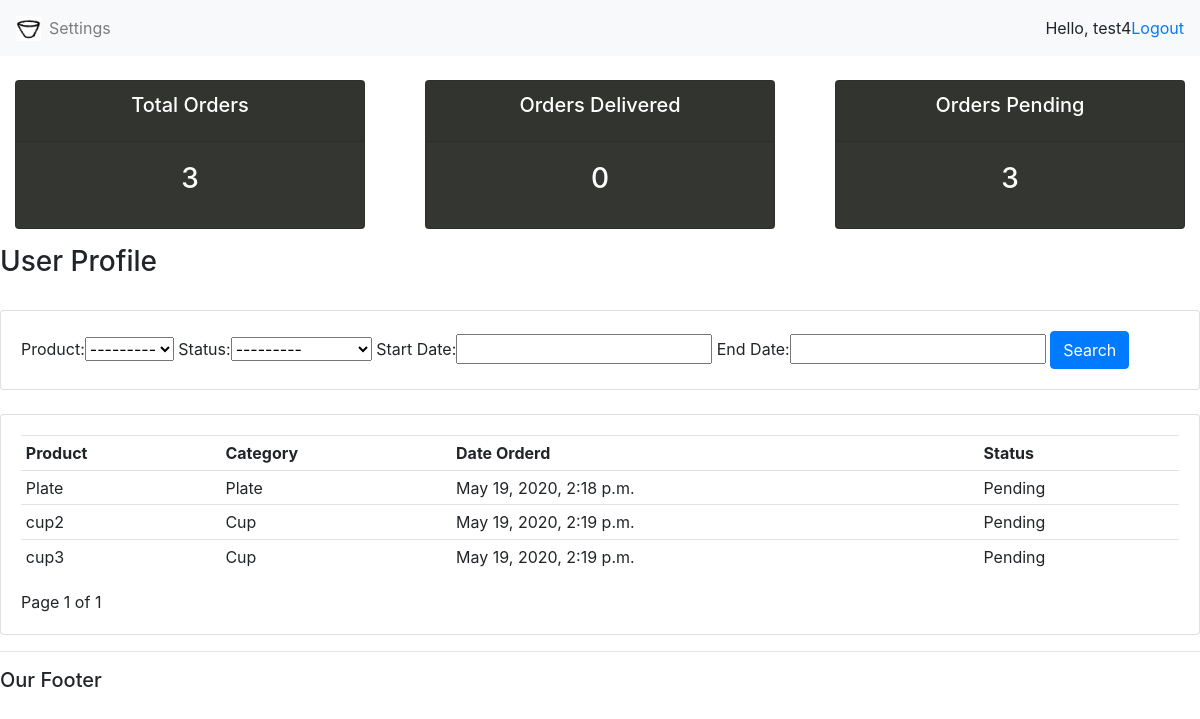
The page /user/ (signed in) on the database its author committed.
### accounts/models.py (models this page shows, shortened)
class Order(models.Model):
    STATUS = (
        ('Pending', 'Pending'),
        ('Out for Delivery', 'Out for Delivery'),
        ('Delivered', 'Delivered')
    )
    customer = models.ForeignKey(Customer, null=True, on_delete=models.SET_NULL)
    product = models.ForeignKey(Product, null=True, on_delete=models.SET_NULL)
    date_created = models.DateTimeField(auto_now_add=True, null=True)
    status = models.CharField(max_length=200, null=True, choices=STATUS)

### store/models.py (models this page shows)
class Product(models.Model):
    CATEGORY = (
        ('Cup', 'Cup'),
        ('Plate', 'Plate'),
        ('Bowl', 'Bowl'),
        ('Vase', 'Vase')
    )
    name = models.CharField(max_length=50, null=True)
    category = models.CharField(max_length=50, null=True, choices=CATEGORY)
    price = models.DecimalField(max_digits=8, decimal_places=2, null=True)
    description = models.TextField(max_length=100, null=True, blank=True)
    date = models.DateField(auto_now_add=True, null=True)
    tags = models.ManyToManyField(Tag)
    def __str__(self):
        return self.name

### accounts/decorators.py (the view)
        def wrapper_func(request, *args, **kwargs):
            group = None
            if request.user.groups.exists():
                group = request.user.groups.all()[0].name
            if group in allowed_roles:
                return view_func(request, *args, **kwargs)
            else:
                return HttpResponse("You are not authorized to view this page.")

### accounts/views.py (called while the page is built)
@login_required(login_url='login')
@allowed_users(allowed_roles=['customer'])
def userPage(request):
    orders = request.user.customer.order_set.all()
    total_orders = orders.count()
    delivered = orders.filter(status="Delivered").count()
    pending = orders.filter(status="Pending").count()
    myFilter = OrderFilter(request.GET, queryset=orders)
    orders = myFilter.qs
    paginator = Paginator(orders, 5)
    page_number = request.GET.get('page')
    page_obj = paginator.get_page(page_number)
    context = {
        'myFilter': myFilter,
        'page_obj': page_obj,
        'total_orders': total_orders,
        'delivered': delivered,
        'pending': pending,
        }
    return render(request, 'accounts/userPage.html', context)

### accounts/templates/accounts/userPage.html (shortened to what this page needs)
{%  extends 'accounts/base.html' %}
{% block content %}
{%  include 'accounts/status.html' %}
<h3>User Profile</h3>
<br />
<div class="row">
  <div class="col">
    <div class="card card-body">
      <form method="get">
        {{myFilter.form}}
        <button class="btn btn-primary" type="submit">Search</button>
      </form>
    </div>
  </div>
</div>
<br />
<div class="row">
  <div class="col-md">
    <div class="card card-body">
      <table class="table table-sm">
        <tr>
          <th>Product</th>
          <th>Category</th>
          <th>Date Orderd</th>
          <th>Status</th>
        </tr>
        {% for order in page_obj %}
        <tr>
          <td>{{order.product}}</td>
          <td>{{order.product.category}}</td>
          <td>{{order.date_created}}</td>
          <td>{{order.status}}</td>
        </tr>
        {% endfor %}
      </table>
      <div class="pagination">
        <span class="step-links">
          <span class="current">
            Page {{ page_obj.number }} of {{ page_obj.paginator.num_pages }}
          </span>
        </span>
      </div>
    </div>
  </div>
</div>
{% endblock content %}

### accounts/templates/accounts/navbar.html (shortened to what this page needs)
{% load static %}
<nav class="navbar navbar-expand-lg navbar-light bg-light">
  <img id="logo-image" src="{% static 'images/logo.png' %}" alt="">
  <div class="collapse navbar-collapse" id="navbarNav">
    <ul class="navbar-nav">
      {% if request.user.is_staff %}
      <li class="nav-item active">
        <a class="nav-link" href="{% url 'home'  %}">Dashboard</a>
      </li>
      <li class="nav-item">
        <a class="nav-link" href="{% url 'products'  %}">Products</a>
      </li>
      {% else %}
      <li class="nav-item">
        <a class="nav-link" href="{% url 'account'  %}">Settings </a>
      </li>
      {% endif %}
    </ul>
  </div>
  <span>Hello, {{request.user}}</span>
  <span><a href="{% url 'logout' %}">Logout</a> </span>
</nav>

### accounts/static/accounts/css/index.css (style rules this page uses)
#logo-image { width:25px; }

### rows shown on the page
Order: product "Plate", product.category "Plate", date_created "May 19, 2020, 2:18 p.m.", status "Pending"
Order: product "cup2", product.category "Cup", date_created "May 19, 2020, 2:19 p.m.", status "Pending"
Order: product "cup3", product.category "Cup", date_created "May 19, 2020, 2:19 p.m.", status "Pending"

### other values the page prints
{{ request.user }} "test4"
{{ total_orders }} "3"
{{ delivered }} "0"
{{ pending }} "3"
{{ page_obj.number }} "1"
{{ page_obj.paginator.num_pages }} "1"
